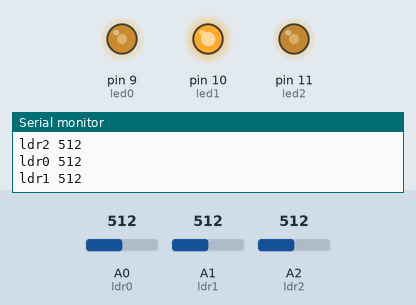
Simulated run of this sketch. Board: Arduino Uno, built with avr-gcc and run on an emulated ATmega328P. On the bench: output pins drawn as LEDs (lit = HIGH), the last lines printed to the serial monitor. Inputs (shaded band) come from the test bench; at power-on: A0 (ldr0) = 512, A2 (ldr2) = 512, A1 (ldr1) = 512.

Above: at 2.0 s.
2.1 s: A0 (ldr0) set to 716
At 3.9 s:
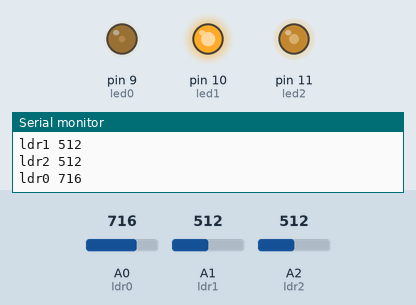
4.3 s: A2 (ldr2) set to 716
At 5.5 s:
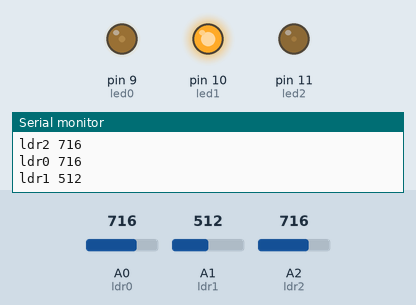
6.3 s: A0 (ldr0) set to 900
At 8.8 s:
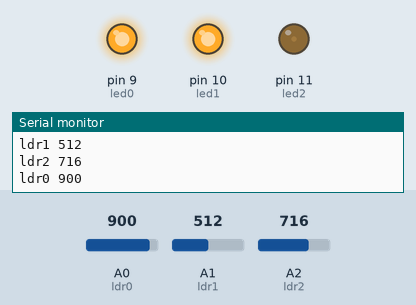
9.1 s: A2 (ldr2) set to 900
At 10.5 s:
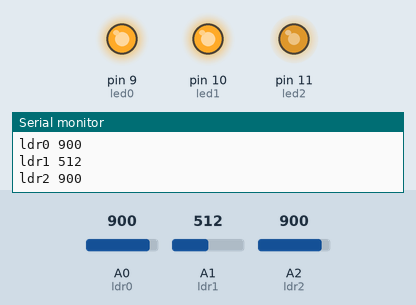
11.1 s: A2 (ldr2) set to 1023
At 12.4 s:
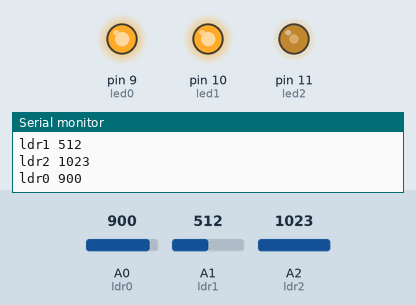
13.5 s: A0 (ldr0) set to 122
At 16.2 s:
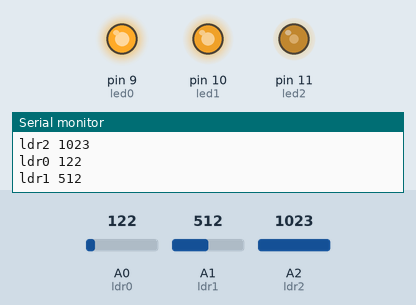
Timing chart, 0 to 17.7 s (numbered marks = the images above; inputs shaded):
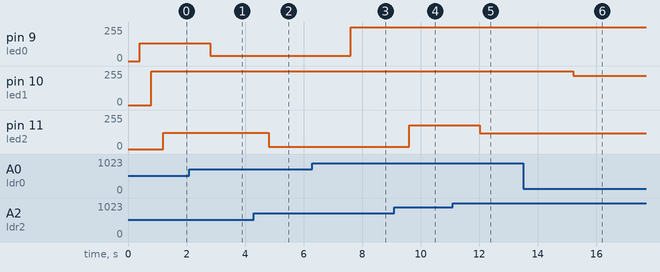

Measured:
- after the input at 2.1 s, pin 9 (led0): 134/255 → 39/255 after 0.70 s
- after the input at 4.3 s, pin 11 (led2): 122/255 → 18/255 after 0.50 s
- after the input at 6.3 s, pin 9 (led0): 39/255 → 255/255 after 1.3 s
- after the input at 9.1 s, pin 11 (led2): 18/255 → 180/255 after 0.51 s
- after the input at 11.1 s, pin 11 (led2): 180/255 → 117/255 after 0.91 s
- after the input at 13.5 s, pin 10 (led1): 255/255 → 221/255 after 1.7 s

The sketch:

pr02.ino
```cpp
/**********************************************************************************
**                                                                               **
**                              Lector de Llum                                   **
**                                                                               **
**                                                                               **
**********************************************************************************/

//********** Includes *************************************************************

//********** Variables ************************************************************
const int ldr0 = A0;         // donar nom al pin A0 de l’Arduino
const int ldr1 = A1;         // donar nom al pin A1 de l’Arduino
const int ldr2 = A2;         // donar nom al pin A2 de l’Arduino
const int led0 = 9;         // donar nom al pin A0 de l’Arduino
const int led1 = 10;         // donar nom al pin A1 de l’Arduino
const int led2 = 11;

int valLdr0, valLdr1, valLdr2;     // per guardar valors del ldrs

//********** Setup ****************************************************************
void setup()
{
 Serial.begin(9600);
pinMode(led0, OUTPUT);
pinMode(led1, OUTPUT);
pinMode(led2, OUTPUT);
}

//********** Loop *****************************************************************
void loop()
{
  valLdr0 = analogRead(ldr0);   // llegir valor ldr0
  Serial.print("ldr0 ");
  Serial.println(valLdr0);
  delay(400);
  valLdr0 = map(valLdr0, 250, 800, 255, 0);
  analogWrite(led0, valLdr0);

  valLdr1 = analogRead(ldr1);
  Serial.print("ldr1 ");
  Serial.println(valLdr1);
   delay(400);
   valLdr1 = map(valLdr0, 250,720, 255, 0);
   analogWrite(led1, valLdr1);

  valLdr2 = analogRead(ldr2);   // llegir valor ldr2
  Serial.print("ldr2 ");
  Serial.println(valLdr2);
  delay(400);
  valLdr2 = map(valLdr2, 250, 750, 255, 0);
  analogWrite (led2, valLdr2) ;

}

//********** Funcions *************************************************************
```
